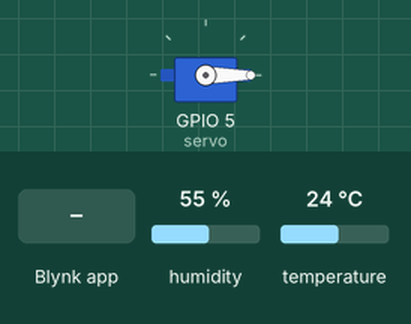
Bench run of a sketch on a simulated ESP8266 (NodeMCU). On the bench: servo. The test bench sets the inputs (shaded band); at power-on: humidity 55 %, temperature 24 °C. WiFi joins after 1.5 s; servers stay silent unless stated.

Above: at 3.0 s.
3.1 s: Blynk app writes 1 to V1
At 4.3 s:
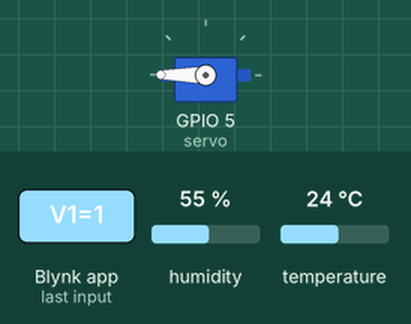
4.6 s: Blynk app writes 0 to V1
At 5.6 s:
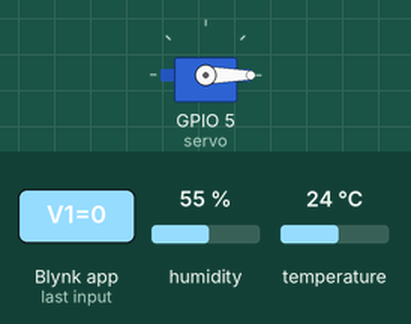
6.1 s: Blynk app writes 200 to V1
At 6.7 s:
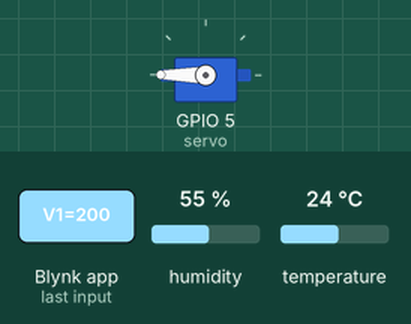
Timing chart, 0 to 9.1 s (numbered marks = the images above; inputs shaded):
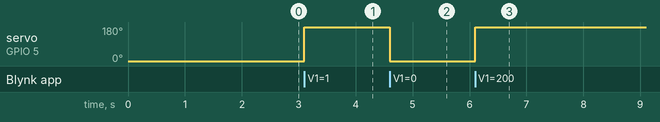

The sketch:

FINAL_CO_IOT.ino
```cpp
//Viral science www.youtube.com/c/viralscience
//Temperature sensor
/**************************************************************
 * Blynk is a platform with iOS and Android apps to control
 * Arduino, Raspberry Pi and the likes over the Internet.
 * You can easily build graphic interfaces for all your
 * projects by simply dragging and dropping widgets.
 *
 *   Downloads, docs, tutorials: http://www.blynk.cc
 *   Blynk community:            http://community.blynk.cc
 *   Social networks:            http://www.fb.com/blynkapp
 *                               http://twitter.com/blynk_app
 *
 * Blynk library is licensed under MIT license
 * This example code is in public domain.
 *
 **************************************************************
 * This example shows how value can be pushed from Arduino to
 * the Blynk App.
 *
 * WARNING :
 * For this example you'll need SimpleTimer library:
 *   https://github.com/jfturcot/SimpleTimer
 * and Adafruit DHT sensor library:
 *   https://github.com/adafruit/DHT-sensor-library
 *
 * App project setup:
 *   Value Display widget attached to V5
 *   Value Display widget attached to V6
 *
 **************************************************************/
#define BLYNK_TEMPLATE_ID "TMPL_B2LAy89"
#define BLYNK_DEVICE_NAME "Temperature Monitor and switch activation "
#define BLYNK_AUTH_TOKEN  "2rI1mW3Rn1EfkTptZc-Qyfv5-FMgtbLr"

#define BLYNK_PRINT Serial    // Comment this out to disable prints and save space
#include <SPI.h>
#include <Servo.h>
#include <ESP8266WiFi.h>
#include <BlynkSimpleEsp8266.h>
#include <DHT.h>

Servo servo;
WidgetLCD lcd(V9);

// You should get Auth Token in the Blynk App.
// Go to the Project Settings (nut icon).
char auth[] = BLYNK_AUTH_TOKEN; //Enter the Auth code which was send by Blink

// Your WiFi credentials.
// Set password to "" for open networks.
char ssid[] = "Thakkali";  //Enter your WIFI Name
char pass[] = "3.1415926";  //Enter your WIFI Password

#define DHTPIN 2          // Digital pin 4

// Uncomment whatever type you're using!
#define DHTTYPE DHT11     // DHT 11
//#define DHTTYPE DHT22   // DHT 22, AM2302, AM2321
//#define DHTTYPE DHT21   // DHT 21, AM2301

DHT dht(DHTPIN, DHTTYPE);
SimpleTimer timer;

// This function sends Arduino's up time every second to Virtual Pin (5).
// In the app, Widget's reading frequency should be set to PUSH. This means
// that you define how often to send data to Blynk App.

BLYNK_WRITE(V1)
{
  int a = param.asInt();
  if (a)
  {
      servo.write(180);
  }
  else
  {
    servo.write(0);
  }

}


void sendSensor()
{
  double h = dht.readHumidity();
  double t = dht.readTemperature(); // or dht.readTemperature(true) for Fahrenheit


  Blynk.virtualWrite(V6, h);  //V5 is for Humidity
  Blynk.virtualWrite(V5, t);  //V6 is for Temperature


}

void setup()
{
  Serial.begin(115200); // See the connection status in Serial Monitor
  Blynk.begin(auth, ssid, pass);
  lcd.clear();
  lcd.print(0,0,"TEST");
  servo.attach(5); //D1
  servo.write(0);
  dht.begin();

  // Setup a function to be called every second
  timer.setInterval(1000L, sendSensor);
}

void loop()
{
  Blynk.run(); // Initiates Blynk
  timer.run(); // Initiates SimpleTimer
}
```

Measured:
- after the input at 3.1 s, servo on GPIO 5 (servo): 0° → 180° at once
- after the input at 4.6 s, servo on GPIO 5 (servo): 180° → 0° at once
- after the input at 6.1 s, servo on GPIO 5 (servo): 0° → 180° at once
